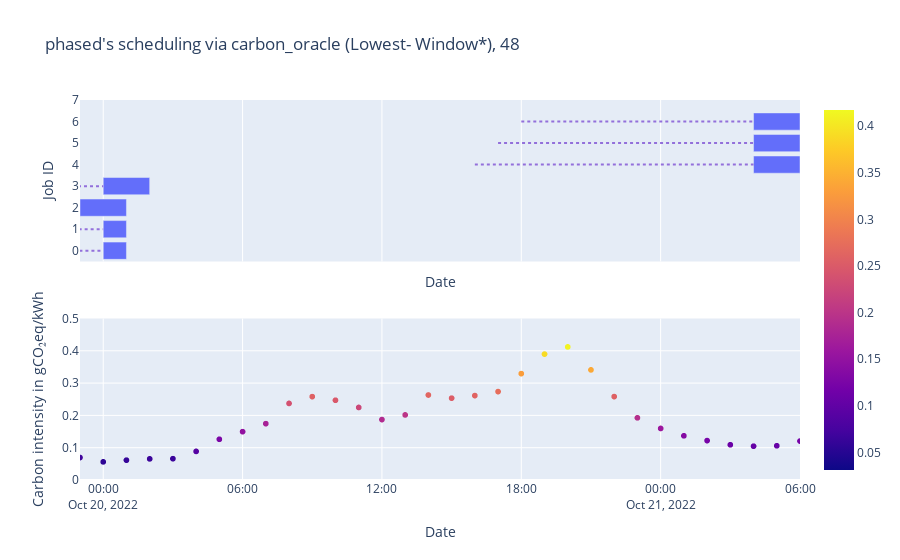
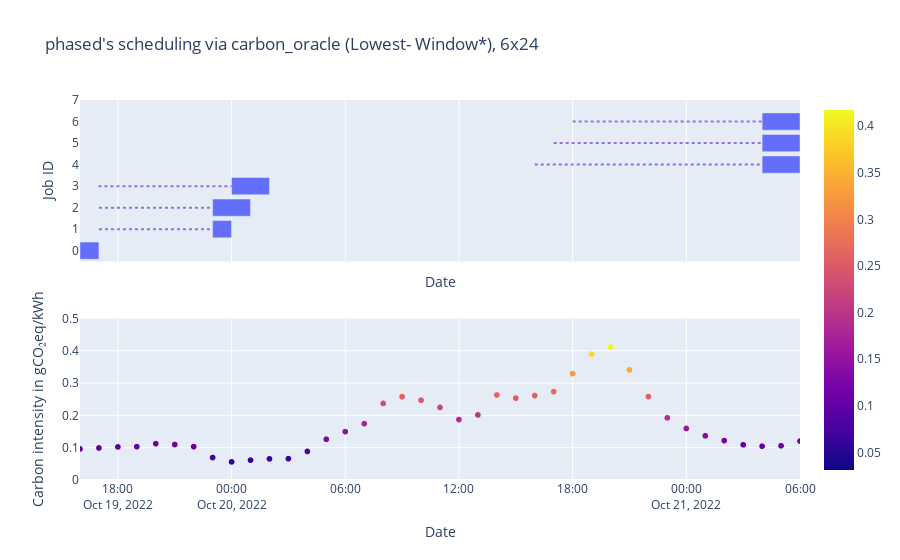
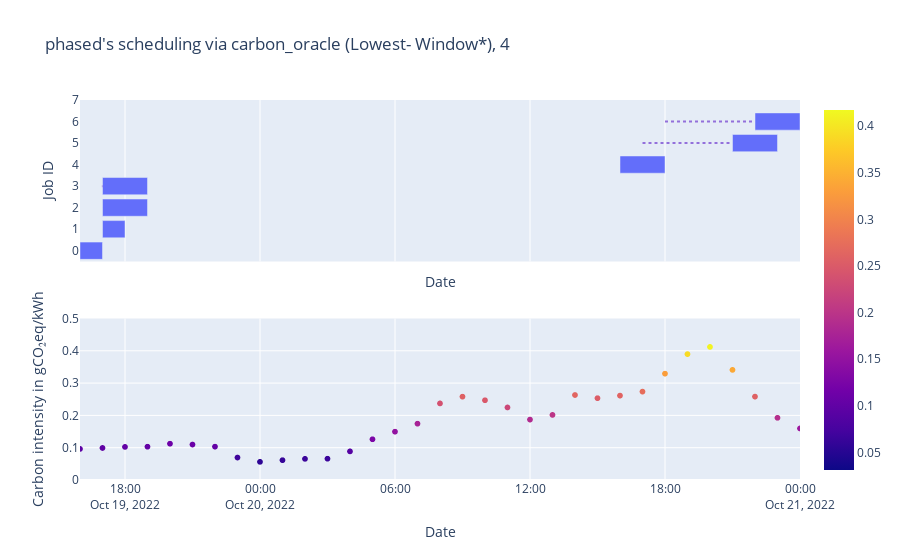

Notebook cell for these charts, in order:
### Code cell
import plotly.express as px
from datetime import datetime
import plotly.graph_objects as go
from plotly.subplots import make_subplots
import pytz

import importlib.util
import sys


spec = importlib.util.spec_from_file_location("carbon", "../src/carbon.py")
foo = importlib.util.module_from_spec(spec)
sys.modules["carbon"] = foo
spec.loader.exec_module(foo)

import carbon


traces = ['phased'] # , "pai_200"

waiting_times = ["48", "6x24", "4"]

scheduling_policies = [ 
   #  ("carbon", "lowest"),
    ("carbon", "oracle"),
   #  ("carbon", "cst_average"),
    # ("suspend-resume-threshold", "oracle"),
    # ("suspend-resume-threshold", "oracle"),
    # ("suspend-resume", "oracle"),
]


carbon_trace = carbon.get_carbon_model("AU-SA", 7000, extra_columns=True)
start_date_in_carbon_trace_as_timestamp = carbon_trace.df.iloc[0]["timestamp"]

fig_carbon = px.scatter(carbon_trace.df, x='datetime', y="carbon_intensity_avg", color="carbon_intensity_avg", color_continuous_scale=px.colors.sequential.speed)

def time_to_dates(seconds_since_simulation_start) -> str:
    adjusted_timestamp = seconds_since_simulation_start + start_date_in_carbon_trace_as_timestamp
    date = datetime.fromtimestamp(adjusted_timestamp, pytz.timezone('UTC'))
    return date 

for trace in traces:
    
    for policy in scheduling_policies:
        for waiting_time in waiting_times:

            scheduling_policy = policy[0]
            carbon_policy = policy[1]
            df = load_task_details("simulation", trace, policy[0], 7000, policy[1], "AU-SA", 0, waiting_time).sort_values(by=["start_time", "length"])

            df["start_time_date"] = df["start_time"].apply(time_to_dates)
            df["submission_date"] = df["arrival_time"].apply(time_to_dates)
            # df["deadline"] = (df["arrival_time"] + (int(waiting_time) * 3600)).apply(time_to_dates)
            df["exit_time_date"] = df["exit_time"].apply(time_to_dates)

            min_date_in_trace = time_to_dates(df["start_time"].min())
            max_date_in_trace = time_to_dates(df["exit_time"].max())

            fig_gantt = px.timeline(df, x_start="start_time_date", x_end="exit_time_date", y="ID", hover_data=["start_time", "arrival_time"])

            submission_markers = []

            for row in df.itertuples(index=False):
                submission_markers.append({'type': 'line', 'x0': row.submission_date, 'x1': row.start_time_date, 'y0': row.ID, 'y1': row.ID, 'xref': 'x1', 'yref':'y1', 'line': dict(color="MediumPurple", width=2, dash="dot")})

            fig = make_subplots(rows=2, cols=1, shared_xaxes=True)

            fig.add_trace(fig_gantt.data[0], row=1, col=1)
            fig.add_trace(fig_carbon.data[0], row=2, col=1)

            title_key = f"{scheduling_policy}_{carbon_policy}"
            title = f"{scheduling_policy}_{carbon_policy} ({carbon_policy_labels.get(title_key, '')})"

            fig.update_layout(
                title_text = f"{trace}'s scheduling via {title}, {waiting_time}",
                xaxis=dict(
                    type='date',
                ),
                xaxis2=dict(
                    type='date'
                ), 
                shapes=submission_markers
            )
            fig.update_xaxes(title_text="Date", range=[min_date_in_trace, max_date_in_trace])

            fig.update_yaxes(title_text="Job ID", fixedrange=True, row=1, col=1)
            fig.update_yaxes(title_text="Carbon intensity in gCO₂eq/kWh", fixedrange=True, row=2, col=1)

            yaxis2 = fig.layout.yaxis2

            fig.update_layout({'yaxis': {'range': [-0.5,df['ID'].max() + 1], 'tickmode': 'linear'}})
            fig.update_layout({'yaxis2': {'range': [0,0.5]}})

            fig.show()

### Figure 1 — Plotly figure (JSON) as saved in the notebook; plotly's stock layout.template omitted (floating-point values rounded to 4 significant figures; data arrays with more than 128 entries replaced by an {"elided": "..."} marker saying what was removed)
{"data": [{"alignmentgroup": "True", "base": ["2022-10-19T23:00:00+00:00", "2022-10-20T00:00:00+00:00", "2022-10-20T00:00:00+00:00", "2022-10-20T00:00:00+00:00", "2022-10-21T04:00:00+00:00", "2022-10-21T04:00:00+00:00", "2022-10-21T04:00:00+00:00"], "customdata": [[25200, 3600], [28800, 0], [28800, 3600], [28800, 3500], [129600, 86400], [129600, 90000], [129600, 93600]], "hovertemplate": "start_time_date=%{base}<br>exit_time_date=%{x}<br>ID=%{y}<br>start_time=%{customdata[0]}<br>arrival_time=%{customdata[1]}<extra></extra>", "legendgroup": "", "marker": {"color": "#636efa", "pattern": {"shape": ""}}, "name": "", "offsetgroup": "", "orientation": "h", "showlegend": false, "textposition": "auto", "type": "bar", "x": [7200000, 3600000, 3600000, 7200000, 7200000, 7200000, 7200000], "xaxis": "x", "y": [2, 0, 1, 3, 4, 5, 6], "yaxis": "y"}, {"hovertemplate": "datetime=%{x}<br>carbon_intensity_avg=%{marker.color}<extra></extra>", "legendgroup": "", "marker": {"color": {"elided": "1440 float values"}, "coloraxis": "coloraxis", "symbol": "circle"}, "mode": "markers", "name": "", "showlegend": false, "type": "scattergl", "x": {"elided": "1440 str values"}, "xaxis": "x2", "y": {"elided": "1440 float values"}, "yaxis": "y2"}], "layout": {"shapes": [{"line": {"color": "MediumPurple", "dash": "dot", "width": 2}, "type": "line", "x0": "2022-10-19T17:00:00+00:00", "x1": "2022-10-19T23:00:00+00:00", "xref": "x", "y0": 2, "y1": 2, "yref": "y"}, {"line": {"color": "MediumPurple", "dash": "dot", "width": 2}, "type": "line", "x0": "2022-10-19T16:00:00+00:00", "x1": "2022-10-20T00:00:00+00:00", "xref": "x", "y0": 0, "y1": 0, "yref": "y"}, {"line": {"color": "MediumPurple", "dash": "dot", "width": 2}, "type": "line", "x0": "2022-10-19T17:00:00+00:00", "x1": "2022-10-20T00:00:00+00:00", "xref": "x", "y0": 1, "y1": 1, "yref": "y"}, {"line": {"color": "MediumPurple", "dash": "dot", "width": 2}, "type": "line", "x0": "2022-10-19T16:58:20+00:00", "x1": "2022-10-20T00:00:00+00:00", "xref": "x", "y0": 3, "y1": 3, "yref": "y"}, {"line": {"color": "MediumPurple", "dash": "dot", "width": 2}, "type": "line", "x0": "2022-10-20T16:00:00+00:00", "x1": "2022-10-21T04:00:00+00:00", "xref": "x", "y0": 4, "y1": 4, "yref": "y"}, {"line": {"color": "MediumPurple", "dash": "dot", "width": 2}, "type": "line", "x0": "2022-10-20T17:00:00+00:00", "x1": "2022-10-21T04:00:00+00:00", "xref": "x", "y0": 5, "y1": 5, "yref": "y"}, {"line": {"color": "MediumPurple", "dash": "dot", "width": 2}, "type": "line", "x0": "2022-10-20T18:00:00+00:00", "x1": "2022-10-21T04:00:00+00:00", "xref": "x", "y0": 6, "y1": 6, "yref": "y"}], "title": {"text": "phased's scheduling via carbon_oracle (Lowest-\nWindow*), 48"}, "xaxis": {"anchor": "y", "domain": [0, 1], "matches": "x2", "range": ["2022-10-19T23:00:00+00:00", "2022-10-21T06:00:00+00:00"], "showticklabels": false, "title": {"text": "Date"}, "type": "date"}, "xaxis2": {"anchor": "y2", "domain": [0, 1], "range": ["2022-10-19T23:00:00+00:00", "2022-10-21T06:00:00+00:00"], "title": {"text": "Date"}, "type": "date"}, "yaxis": {"anchor": "x", "domain": [0.575, 1], "fixedrange": true, "range": [-0.5, 7], "tickmode": "linear", "title": {"text": "Job ID"}}, "yaxis2": {"anchor": "x2", "domain": [0, 0.425], "fixedrange": true, "range": [0, 0.5], "title": {"text": "Carbon intensity in gCO₂eq/kWh"}}}}

### Figure 2 — Plotly figure (JSON) as saved in the notebook; plotly's stock layout.template omitted (floating-point values rounded to 4 significant figures; data arrays with more than 128 entries replaced by an {"elided": "..."} marker saying what was removed)
{"data": [{"alignmentgroup": "True", "base": ["2022-10-19T16:00:00+00:00", "2022-10-19T23:00:00+00:00", "2022-10-19T23:00:00+00:00", "2022-10-20T00:00:00+00:00", "2022-10-21T04:00:00+00:00", "2022-10-21T04:00:00+00:00", "2022-10-21T04:00:00+00:00"], "customdata": [[0, 0], [25200, 3600], [25200, 3600], [28800, 3500], [129600, 86400], [129600, 90000], [129600, 93600]], "hovertemplate": "start_time_date=%{base}<br>exit_time_date=%{x}<br>ID=%{y}<br>start_time=%{customdata[0]}<br>arrival_time=%{customdata[1]}<extra></extra>", "legendgroup": "", "marker": {"color": "#636efa", "pattern": {"shape": ""}}, "name": "", "offsetgroup": "", "orientation": "h", "showlegend": false, "textposition": "auto", "type": "bar", "x": [3600000, 3600000, 7200000, 7200000, 7200000, 7200000, 7200000], "xaxis": "x", "y": [0, 1, 2, 3, 4, 5, 6], "yaxis": "y"}, {"hovertemplate": "datetime=%{x}<br>carbon_intensity_avg=%{marker.color}<extra></extra>", "legendgroup": "", "marker": {"color": {"elided": "1440 float values"}, "coloraxis": "coloraxis", "symbol": "circle"}, "mode": "markers", "name": "", "showlegend": false, "type": "scattergl", "x": {"elided": "1440 str values"}, "xaxis": "x2", "y": {"elided": "1440 float values"}, "yaxis": "y2"}], "layout": {"shapes": [{"line": {"color": "MediumPurple", "dash": "dot", "width": 2}, "type": "line", "x0": "2022-10-19T16:00:00+00:00", "x1": "2022-10-19T16:00:00+00:00", "xref": "x", "y0": 0, "y1": 0, "yref": "y"}, {"line": {"color": "MediumPurple", "dash": "dot", "width": 2}, "type": "line", "x0": "2022-10-19T17:00:00+00:00", "x1": "2022-10-19T23:00:00+00:00", "xref": "x", "y0": 1, "y1": 1, "yref": "y"}, {"line": {"color": "MediumPurple", "dash": "dot", "width": 2}, "type": "line", "x0": "2022-10-19T17:00:00+00:00", "x1": "2022-10-19T23:00:00+00:00", "xref": "x", "y0": 2, "y1": 2, "yref": "y"}, {"line": {"color": "MediumPurple", "dash": "dot", "width": 2}, "type": "line", "x0": "2022-10-19T16:58:20+00:00", "x1": "2022-10-20T00:00:00+00:00", "xref": "x", "y0": 3, "y1": 3, "yref": "y"}, {"line": {"color": "MediumPurple", "dash": "dot", "width": 2}, "type": "line", "x0": "2022-10-20T16:00:00+00:00", "x1": "2022-10-21T04:00:00+00:00", "xref": "x", "y0": 4, "y1": 4, "yref": "y"}, {"line": {"color": "MediumPurple", "dash": "dot", "width": 2}, "type": "line", "x0": "2022-10-20T17:00:00+00:00", "x1": "2022-10-21T04:00:00+00:00", "xref": "x", "y0": 5, "y1": 5, "yref": "y"}, {"line": {"color": "MediumPurple", "dash": "dot", "width": 2}, "type": "line", "x0": "2022-10-20T18:00:00+00:00", "x1": "2022-10-21T04:00:00+00:00", "xref": "x", "y0": 6, "y1": 6, "yref": "y"}], "title": {"text": "phased's scheduling via carbon_oracle (Lowest-\nWindow*), 6x24"}, "xaxis": {"anchor": "y", "domain": [0, 1], "matches": "x2", "range": ["2022-10-19T16:00:00+00:00", "2022-10-21T06:00:00+00:00"], "showticklabels": false, "title": {"text": "Date"}, "type": "date"}, "xaxis2": {"anchor": "y2", "domain": [0, 1], "range": ["2022-10-19T16:00:00+00:00", "2022-10-21T06:00:00+00:00"], "title": {"text": "Date"}, "type": "date"}, "yaxis": {"anchor": "x", "domain": [0.575, 1], "fixedrange": true, "range": [-0.5, 7], "tickmode": "linear", "title": {"text": "Job ID"}}, "yaxis2": {"anchor": "x2", "domain": [0, 0.425], "fixedrange": true, "range": [0, 0.5], "title": {"text": "Carbon intensity in gCO₂eq/kWh"}}}}

### Figure 3 — Plotly figure (JSON) as saved in the notebook; plotly's stock layout.template omitted (floating-point values rounded to 4 significant figures; data arrays with more than 128 entries replaced by an {"elided": "..."} marker saying what was removed)
{"data": [{"alignmentgroup": "True", "base": ["2022-10-19T16:00:00+00:00", "2022-10-19T17:00:00+00:00", "2022-10-19T17:00:00+00:00", "2022-10-19T17:00:00+00:00", "2022-10-20T16:00:00+00:00", "2022-10-20T21:00:00+00:00", "2022-10-20T22:00:00+00:00"], "customdata": [[0, 0], [3600, 3600], [3600, 3500], [3600, 3600], [86400, 86400], [104400, 90000], [108000, 93600]], "hovertemplate": "start_time_date=%{base}<br>exit_time_date=%{x}<br>ID=%{y}<br>start_time=%{customdata[0]}<br>arrival_time=%{customdata[1]}<extra></extra>", "legendgroup": "", "marker": {"color": "#636efa", "pattern": {"shape": ""}}, "name": "", "offsetgroup": "", "orientation": "h", "showlegend": false, "textposition": "auto", "type": "bar", "x": [3600000, 3600000, 7200000, 7200000, 7200000, 7200000, 7200000], "xaxis": "x", "y": [0, 1, 3, 2, 4, 5, 6], "yaxis": "y"}, {"hovertemplate": "datetime=%{x}<br>carbon_intensity_avg=%{marker.color}<extra></extra>", "legendgroup": "", "marker": {"color": {"elided": "1440 float values"}, "coloraxis": "coloraxis", "symbol": "circle"}, "mode": "markers", "name": "", "showlegend": false, "type": "scattergl", "x": {"elided": "1440 str values"}, "xaxis": "x2", "y": {"elided": "1440 float values"}, "yaxis": "y2"}], "layout": {"shapes": [{"line": {"color": "MediumPurple", "dash": "dot", "width": 2}, "type": "line", "x0": "2022-10-19T16:00:00+00:00", "x1": "2022-10-19T16:00:00+00:00", "xref": "x", "y0": 0, "y1": 0, "yref": "y"}, {"line": {"color": "MediumPurple", "dash": "dot", "width": 2}, "type": "line", "x0": "2022-10-19T17:00:00+00:00", "x1": "2022-10-19T17:00:00+00:00", "xref": "x", "y0": 1, "y1": 1, "yref": "y"}, {"line": {"color": "MediumPurple", "dash": "dot", "width": 2}, "type": "line", "x0": "2022-10-19T16:58:20+00:00", "x1": "2022-10-19T17:00:00+00:00", "xref": "x", "y0": 3, "y1": 3, "yref": "y"}, {"line": {"color": "MediumPurple", "dash": "dot", "width": 2}, "type": "line", "x0": "2022-10-19T17:00:00+00:00", "x1": "2022-10-19T17:00:00+00:00", "xref": "x", "y0": 2, "y1": 2, "yref": "y"}, {"line": {"color": "MediumPurple", "dash": "dot", "width": 2}, "type": "line", "x0": "2022-10-20T16:00:00+00:00", "x1": "2022-10-20T16:00:00+00:00", "xref": "x", "y0": 4, "y1": 4, "yref": "y"}, {"line": {"color": "MediumPurple", "dash": "dot", "width": 2}, "type": "line", "x0": "2022-10-20T17:00:00+00:00", "x1": "2022-10-20T21:00:00+00:00", "xref": "x", "y0": 5, "y1": 5, "yref": "y"}, {"line": {"color": "MediumPurple", "dash": "dot", "width": 2}, "type": "line", "x0": "2022-10-20T18:00:00+00:00", "x1": "2022-10-20T22:00:00+00:00", "xref": "x", "y0": 6, "y1": 6, "yref": "y"}], "title": {"text": "phased's scheduling via carbon_oracle (Lowest-\nWindow*), 4"}, "xaxis": {"anchor": "y", "domain": [0, 1], "matches": "x2", "range": ["2022-10-19T16:00:00+00:00", "2022-10-21T00:00:00+00:00"], "showticklabels": false, "title": {"text": "Date"}, "type": "date"}, "xaxis2": {"anchor": "y2", "domain": [0, 1], "range": ["2022-10-19T16:00:00+00:00", "2022-10-21T00:00:00+00:00"], "title": {"text": "Date"}, "type": "date"}, "yaxis": {"anchor": "x", "domain": [0.575, 1], "fixedrange": true, "range": [-0.5, 7], "tickmode": "linear", "title": {"text": "Job ID"}}, "yaxis2": {"anchor": "x2", "domain": [0, 0.425], "fixedrange": true, "range": [0, 0.5], "title": {"text": "Carbon intensity in gCO₂eq/kWh"}}}}
